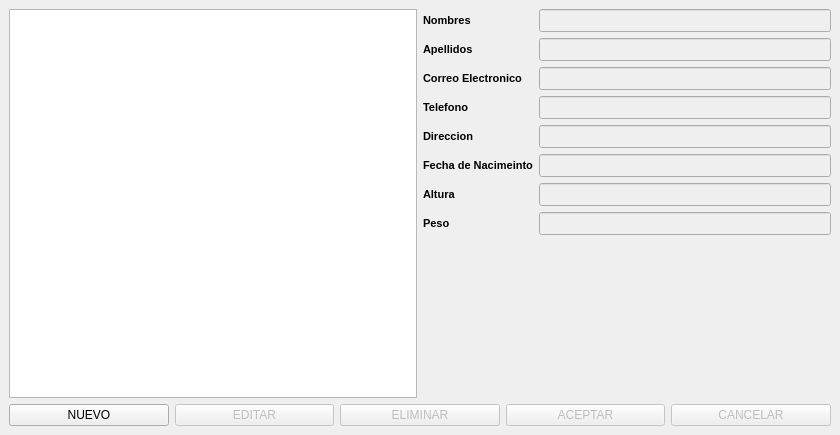
<?xml version="1.0" encoding="UTF-8"?>
<ui version="4.0">
 <class>AGENDA</class>
 <widget class="QMainWindow" name="AGENDA">
  <property name="geometry">
   <rect>
    <x>0</x>
    <y>0</y>
    <width>840</width>
    <height>435</height>
   </rect>
  </property>
  <property name="windowTitle">
   <string>MainWindow</string>
  </property>
  <widget class="QWidget" name="centralwidget">
   <layout class="QVBoxLayout" name="verticalLayout">
    <item>
     <layout class="QHBoxLayout" name="horizontalLayout_2">
      <item>
       <widget class="QListWidget" name="lista_w"/>
      </item>
      <item>
       <layout class="QFormLayout" name="formLayout_2">
        <item row="0" column="0">
         <widget class="QLabel" name="label">
          <property name="font">
           <font>
            <family>MS Sans Serif</family>
            <pointsize>8</pointsize>
            <weight>75</weight>
            <bold>true</bold>
           </font>
          </property>
          <property name="text">
           <string>Nombres</string>
          </property>
         </widget>
        </item>
        <item row="0" column="1">
         <widget class="QLineEdit" name="nombre">
          <property name="enabled">
           <bool>false</bool>
          </property>
          <property name="font">
           <font>
            <family>MS Sans Serif</family>
            <pointsize>10</pointsize>
           </font>
          </property>
         </widget>
        </item>
        <item row="1" column="0">
         <widget class="QLabel" name="label_2">
          <property name="font">
           <font>
            <family>MS Sans Serif</family>
            <pointsize>8</pointsize>
            <weight>75</weight>
            <bold>true</bold>
           </font>
          </property>
          <property name="text">
           <string>Apellidos</string>
          </property>
         </widget>
        </item>
        <item row="1" column="1">
         <widget class="QLineEdit" name="apellido">
          <property name="enabled">
           <bool>false</bool>
          </property>
          <property name="font">
           <font>
            <family>MS Sans Serif</family>
            <pointsize>10</pointsize>
           </font>
          </property>
         </widget>
        </item>
        <item row="2" column="0">
         <widget class="QLabel" name="label_3">
          <property name="font">
           <font>
            <family>MS Sans Serif</family>
            <pointsize>8</pointsize>
            <weight>75</weight>
            <bold>true</bold>
           </font>
          </property>
          <property name="text">
           <string>Correo Electronico</string>
          </property>
         </widget>
        </item>
        <item row="2" column="1">
         <widget class="QLineEdit" name="email">
          <property name="enabled">
           <bool>false</bool>
          </property>
          <property name="font">
           <font>
            <family>MS Sans Serif</family>
            <pointsize>10</pointsize>
           </font>
          </property>
         </widget>
        </item>
        <item row="3" column="0">
         <widget class="QLabel" name="label_4">
          <property name="font">
           <font>
            <family>MS Sans Serif</family>
            <pointsize>8</pointsize>
            <weight>75</weight>
            <bold>true</bold>
           </font>
          </property>
          <property name="text">
           <string>Telefono</string>
          </property>
         </widget>
        </item>
        <item row="3" column="1">
         <widget class="QLineEdit" name="telefono">
          <property name="enabled">
           <bool>false</bool>
          </property>
          <property name="font">
           <font>
            <family>MS Sans Serif</family>
            <pointsize>10</pointsize>
           </font>
          </property>
         </widget>
        </item>
        <item row="4" column="0">
         <widget class="QLabel" name="label_5">
          <property name="font">
           <font>
            <family>MS Sans Serif</family>
            <pointsize>8</pointsize>
            <weight>75</weight>
            <bold>true</bold>
           </font>
          </property>
          <property name="text">
           <string>Direccion</string>
          </property>
         </widget>
        </item>
        <item row="5" column="0">
         <widget class="QLabel" name="label_6">
          <property name="font">
           <font>
            <family>MS Sans Serif</family>
            <pointsize>8</pointsize>
            <weight>75</weight>
            <bold>true</bold>
           </font>
          </property>
          <property name="text">
           <string>Fecha de Nacimeinto</string>
          </property>
         </widget>
        </item>
        <item row="6" column="0">
         <widget class="QLabel" name="label_7">
          <property name="font">
           <font>
            <family>MS Sans Serif</family>
            <pointsize>8</pointsize>
            <weight>75</weight>
            <bold>true</bold>
           </font>
          </property>
          <property name="text">
           <string>Altura</string>
          </property>
         </widget>
        </item>
        <item row="4" column="1">
         <widget class="QLineEdit" name="direccion">
          <property name="enabled">
           <bool>false</bool>
          </property>
          <property name="font">
           <font>
            <family>MS Sans Serif</family>
            <pointsize>10</pointsize>
           </font>
          </property>
         </widget>
        </item>
        <item row="5" column="1">
         <widget class="QLineEdit" name="fecha_n">
          <property name="enabled">
           <bool>false</bool>
          </property>
          <property name="font">
           <font>
            <family>MS Sans Serif</family>
            <pointsize>10</pointsize>
           </font>
          </property>
         </widget>
        </item>
        <item row="6" column="1">
         <widget class="QLineEdit" name="altura">
          <property name="enabled">
           <bool>false</bool>
          </property>
          <property name="font">
           <font>
            <family>MS Sans Serif</family>
            <pointsize>10</pointsize>
           </font>
          </property>
         </widget>
        </item>
        <item row="7" column="0">
         <widget class="QLabel" name="label_8">
          <property name="font">
           <font>
            <family>MS Sans Serif</family>
            <pointsize>8</pointsize>
            <weight>75</weight>
            <bold>true</bold>
           </font>
          </property>
          <property name="text">
           <string>Peso</string>
          </property>
         </widget>
        </item>
        <item row="7" column="1">
         <widget class="QLineEdit" name="peso">
          <property name="enabled">
           <bool>false</bool>
          </property>
          <property name="font">
           <font>
            <family>MS Sans Serif</family>
            <pointsize>10</pointsize>
           </font>
          </property>
         </widget>
        </item>
       </layout>
      </item>
     </layout>
    </item>
    <item>
     <layout class="QHBoxLayout" name="horizontalLayout">
      <item>
       <widget class="QPushButton" name="nuevo">
        <property name="text">
         <string>NUEVO</string>
        </property>
       </widget>
      </item>
      <item>
       <widget class="QPushButton" name="editar">
        <property name="enabled">
         <bool>false</bool>
        </property>
        <property name="text">
         <string>EDITAR</string>
        </property>
       </widget>
      </item>
      <item>
       <widget class="QPushButton" name="eliminar">
        <property name="enabled">
         <bool>false</bool>
        </property>
        <property name="text">
         <string>ELIMINAR</string>
        </property>
       </widget>
      </item>
      <item>
       <widget class="QPushButton" name="aceptar">
        <property name="enabled">
         <bool>false</bool>
        </property>
        <property name="text">
         <string>ACEPTAR</string>
        </property>
       </widget>
      </item>
      <item>
       <widget class="QPushButton" name="cancelar">
        <property name="enabled">
         <bool>false</bool>
        </property>
        <property name="text">
         <string>CANCELAR</string>
        </property>
       </widget>
      </item>
     </layout>
    </item>
    <item>
     <layout class="QHBoxLayout" name="horizontalLayout_3"/>
    </item>
   </layout>
  </widget>
 </widget>
 <resources/>
 <connections/>
</ui>
